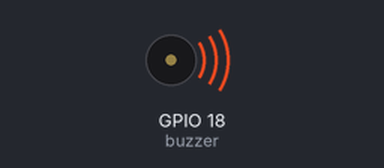
This program was run on a simulated Raspberry Pi (BCM pin numbers). Shown: buzzer (waves = sounding). At 24.0 s the program stops and its outputs stay as they are.

Above: at 0.1 s.
At 24.1 s:
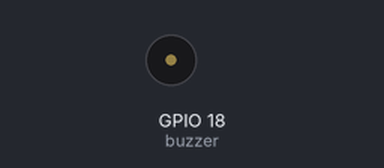
Timing chart, 0 to 25.5 s (numbered marks = the images above):
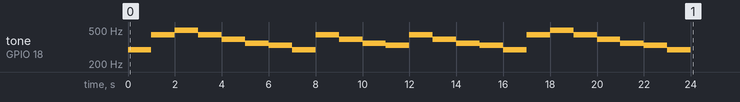

The program:

buzzer9.py
```python
import RPi.GPIO as GPIO
import time

buzzer = 18
GPIO.setmode(GPIO.BCM)
GPIO.setup(buzzer, GPIO.OUT)

pwm = GPIO.PWM(buzzer, 1.0) #초기 주파수를 1Hz로 설정
pwm.start(90.0) #듀티비를 90%로 높여 설정함(음 구분이 더 잘되고 조금 더 부드럽게 들림

# ==동요 : 반짝 반짝 작은별 계이름 ==
#도도솔솔라라솔파라미미레리도 솔솔파파미미레 솔솔파파미미레 도도솔솔라라솔 파파미미레레도

# 4 옥타브: 도(1)/ 레(2)/ 미(3)/ 파(4)/ 솔(5)/ 라(6)/ 시(7)
scale = [262, 294, 330, 349, 392, 440, 494]
twinkle = [1, 1, 5, 5, 6, 6, 5, 4, 4, 3, 3, 2, 2, 1, \
           5, 5, 4, 4, 3, 3, 2, 5, 5, 4, 4, 3, 3, 2, \
           1, 1, 5, 5, 6, 6, 5, 4, 4, 3, 3, 2, 2, 1]
try:
        for i in range(0, 42):
                pwm.ChangeFrequency(scale[twinkle[i]])
                if i==6 or i==13 or i==20 or i==27 or i ==34 or i==41:
                        time.sleep(1.0)
                else:
                        time.sleep(0.5)
        pwm.stop()

finally:
        GPIO.cleanup()
```

Measured:
- by itself, tone on GPIO 18 (buzzer): plays 294 Hz for 1.0 s, 440 Hz for 1.0 s, 494 Hz for 1.0 s, 440 Hz for 1.0 s, 392 Hz for 1.0 s, 349 Hz for 1.0 s … (24 notes in this stretch)
